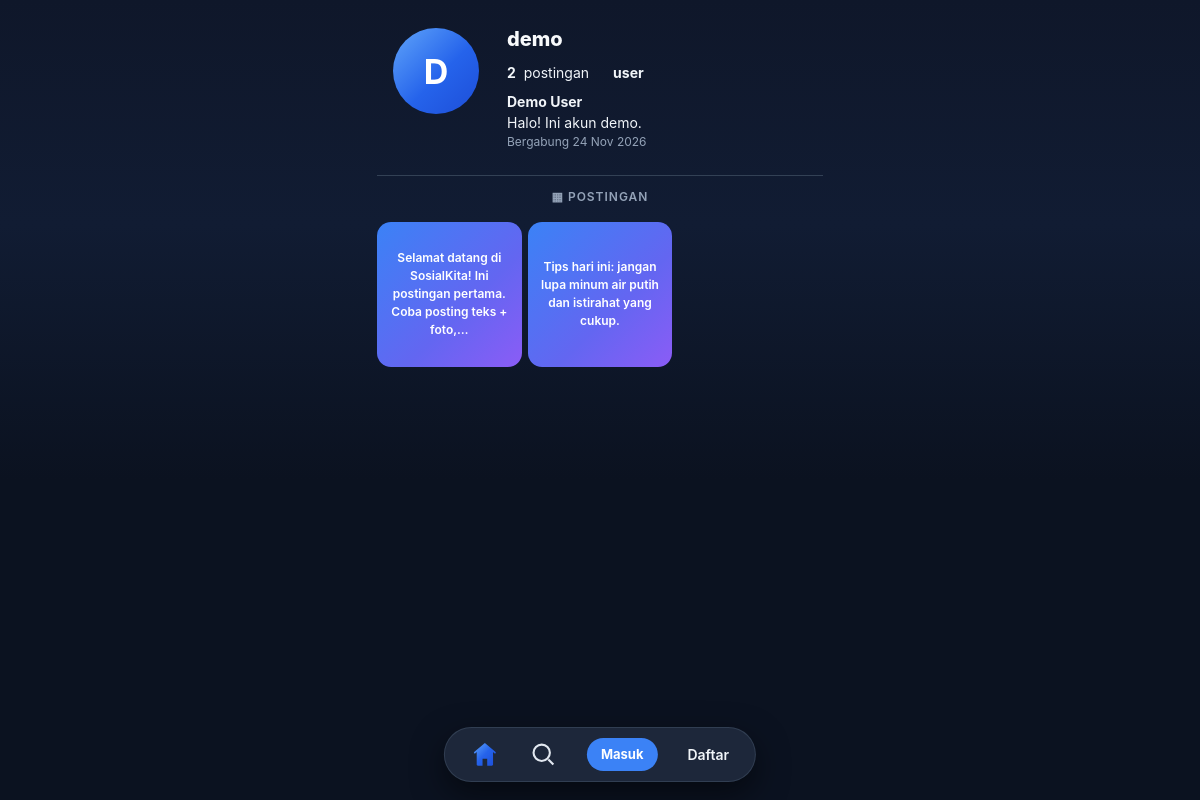
Page /profile.php?u=demo on the earlier database version.
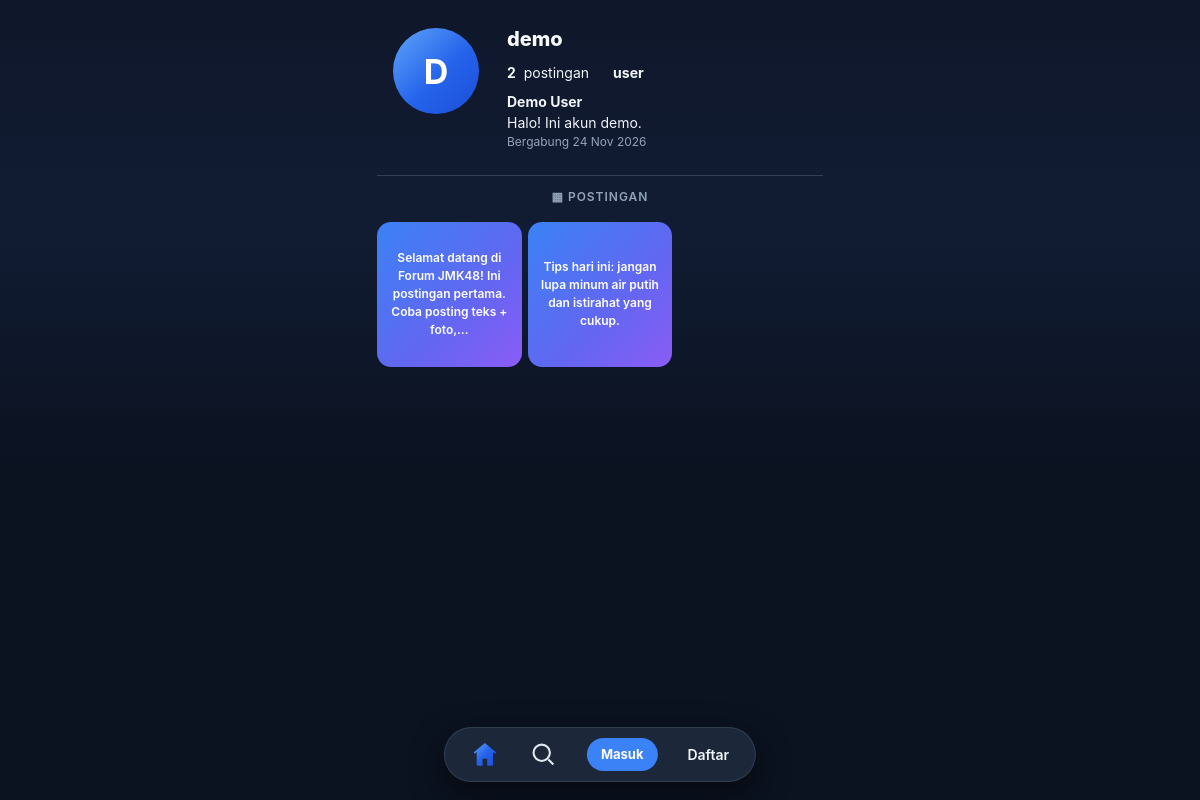
Same page on the later database version.
### tables this page shows
CREATE TABLE IF NOT EXISTS posts (
  id INT UNSIGNED AUTO_INCREMENT PRIMARY KEY,
  user_id INT UNSIGNED NOT NULL,
  content TEXT NOT NULL,
  image VARCHAR(255) DEFAULT NULL,
  created_at TIMESTAMP DEFAULT CURRENT_TIMESTAMP,
  updated_at TIMESTAMP DEFAULT CURRENT_TIMESTAMP ON UPDATE CURRENT_TIMESTAMP,
  FOREIGN KEY (user_id) REFERENCES users(id) ON DELETE CASCADE
);

### includes/functions.php (called while the page is built, shortened)
<?php
function e($str) {
    return htmlspecialchars((string) $str, ENT_QUOTES, 'UTF-8');
}
function excerpt(string $s, int $len): string {
    $strlen = function_exists('mb_strlen') ? mb_strlen($s) : strlen($s);
    if ($strlen <= $len) return $s;
    $substr = function_exists('mb_substr')
        ? function ($str, $start, $l) { return mb_substr($str, $start, $l); }
        : function ($str, $start, $l) { return substr($str, $start, $l); };
    $cut = $substr($s, 0, $len);
    $strrpos = function_exists('mb_strrpos') ? 'mb_strrpos' : 'strrpos';
    $sp = $strrpos($cut, ' ');
    if ($sp !== false && $sp > $len * 0.5) $cut = $substr($cut, 0, $sp);
    return $cut . '…';
}

### profile.php (the view, shortened to what this page needs)
<?php
require_once __DIR__ . '/config.php';
$username = $_GET['u'] ?? '';
$stmt = $pdo->prepare('SELECT id, name, username, email, bio, role, created_at FROM users WHERE username = ?');
$stmt->execute([$username]);
$profile = $stmt->fetch();
$stmt = $pdo->prepare('
    SELECT p.*, (SELECT COUNT(*) FROM likes WHERE post_id = p.id) AS like_count,
           (SELECT COUNT(*) FROM comments WHERE post_id = p.id) AS comment_count
    FROM posts p WHERE p.user_id = ? ORDER BY p.created_at DESC');
$stmt->execute([$profile['id']]);
$posts = $stmt->fetchAll();
include __DIR__ . '/includes/header.php';
?>
<div class="container wide" style="padding:0">
  <div class="profile-head">
    <div class="avatar lg"><?= e(strtoupper(substr($profile['name'], 0, 1))) ?></div>
    <div class="profile-info">
      <h1><?= e($profile['username']) ?></h1>
      <div class="profile-stats">
        <span><b><?= count($posts) ?></b> postingan</span>
        <span><b><?= e($profile['role']) ?></b></span>
      </div>
      <p><b><?= e($profile['name']) ?></b></p>
      <p><?= e($profile['bio'] ?: 'Belum ada bio.') ?></p>
      <p class="muted">Bergabung <?= e(date('d M Y', strtotime($profile['created_at']))) ?></p>
    </div>
  </div>
  <hr style="border:none;border-top:1px solid var(--border)">
  <p style="text-align:center;padding:12px 0 0;font-weight:600;letter-spacing:1px;font-size:12px;color:var(--muted)">▦ POSTINGAN</p>
  <div class="profile-grid">
    <?php foreach ($posts as $p): ?>
      <a href="post.php?id=<?= (int)$p['id'] ?>" title="<?= e(substr($p['content'], 0, 60)) ?>">
        <?php if ($p['image']): ?>
          <img src="uploads/<?= e($p['image']) ?>" alt="Foto postingan">
        <?php else: ?>
          <div class="grid-text"><?= e(excerpt($p['content'], 80)) ?></div>
        <?php endif; ?>
      </a>
    <?php endforeach; ?>
  </div>
</div>
<?php include __DIR__ . '/includes/footer.php'; ?>

Differences in the rows shown:
changed posts: content "Selamat datang di SosialKita! Ini postingan pertama. Coba posting teks + foto,…" → "Selamat datang di Forum JMK48! Ini postingan pertama. Coba posting teks + foto,…"
